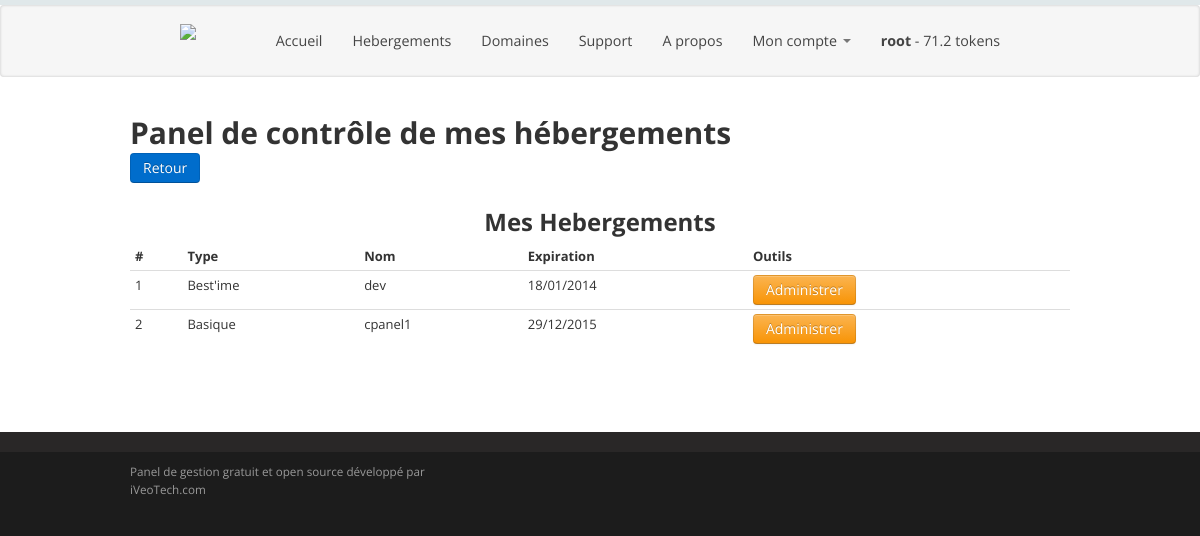
The app's page /ucp.php?page=offres (signed in) with its own data.
### tables this page shows
CREATE TABLE IF NOT EXISTS `hostime_users_hebergement` (
  `id` int(11) NOT NULL AUTO_INCREMENT,
  `user_id` int(11) NOT NULL,
  `offre_id` int(11) NOT NULL,
  `start` int(11) NOT NULL,
  `expire` int(11) NOT NULL,
  `ip` varchar(40) NOT NULL,
  `cpanel_user` varchar(80) NOT NULL,
  `cpanel_pwd` varchar(50) NOT NULL,
  `domaine` varchar(80) NOT NULL,
  PRIMARY KEY (`id`)
);

### ucp.php (the view, shortened to what this page needs)
<?
$showm = 0;
?>
<!DOCTYPE html>
<html class="not-ie" lang="en">
<head>
	<link href="css/style.min.css" rel="stylesheet">
	<link href="css/font-awesome/font-awesome.css" rel="stylesheet">
</head>
<body>
	<?
		include('header.php');
	?>
	<div class="container">
	<?
	if(isset($_GET['page']) && $_GET['page'] == "info")
	{
		if(isset($_GET['action']) && $_GET['action'] == "editmyprofile")
		{
			echo '
			<br />
			<br />
			<h1>Panel de contrôle de l\'utilisateur</h1> <a href="ucp.php?page=info" class="btn btn-primary">Retour</a><br />
			<br />
			<h2>Mes informations</h2>
			<p>
			<form method="POST" action="ucp.php?page=info">
			Nom d\'utilisateur '.$_SESSION['user'].'<br /><br />
			<label for="mail">Adresse électronique</label><input type="email" name="mail" value="'. $_SESSION['mail'].'" /><br /><br />
			Tokens: '. $_SESSION['tokens'].'<br />
			<i>----------------------------------</i><br /><br />
			';
			$db = mysql_connect("localhost", DB_USERS, DB_PWD)or die('Erreur SQL de connexion !<br>'.$db.'<br>'.mysql_error());
			mysql_select_db(DB_SELECT, $db)or die('Erreur SQL de select !<br>'.$sql.'<br>'.mysql_error());
			mysql_query("SET NAMES 'utf8'");
			$sql = "SELECT * FROM hostime_users WHERE id = ".$_SESSION['id']."";
			$req = mysql_query($sql,$db) or die('Erreur SQL !<br>'.$sql.'<br>'.mysql_error());
			while($data = mysql_fetch_assoc($req))
			{
				echo 'Nom et Prénom '.$data['nom'].' '.$data['prenom'].'<br /><br />';
				echo 'Inscription le: ' . $data['inscription'] . '<br /><br />';
				echo 'Etat du compte: ' .($data['vip'] == 0 ? 'Non VIP' : 'VIP') . '<br /><br />';
			}
			mysql_close();
		?>
			<br /><input type="submit" class="btn btn-primary" value="Valider" />
			</form>
			<?
		}
		else
		{
	?>
		<br />
			<br />
		<h1>Panel de contrôle de l'utilisateur</h1> <a href="ucp.php" class='btn btn-primary'>Retour</a><br />
		<br />
		<h2>Mes informations</h2>
		<?
		if($showm == 1)
		{
			echo '<div class="alert alert-success">
		  <button type="button" class="close" data-dismiss="alert">&times;</button>
		  <h4>Profil édité</h4>
		  Profil édité avec succès
		</div>';
		}
		else if($showm == 2)
		{
			echo '<div class="alert alert-error">
		  <button type="button" class="close" data-dismiss="alert">&times;</button>
		  <h4>Erreur</h4>
		  Aucun champs ne peut être vide
		</div>';
		}
		?>
		<p>
		Nom d'utilisateur : <? echo $_SESSION['user']; ?><br /><br />
		Adresse électronique : <? echo $_SESSION['mail']; ?><br /><br />
		Tokens: <? echo $_SESSION['tokens']; ?><br /><br />
		<i>----------------------------------</i><br /><br />
		<?
			$db = mysql_connect("localhost", DB_USERS, DB_PWD)or die('Erreur SQL de connexion !<br>'.$db.'<br>'.mysql_error());
			mysql_select_db(DB_SELECT, $db)or die('Erreur SQL de select !<br>'.$sql.'<br>'.mysql_error());
			mysql_query("SET NAMES 'utf8'");
			$sql = "SELECT * FROM hostime_users WHERE id = ".$_SESSION['id']."";
			$req = mysql_query($sql,$db) or die('Erreur SQL !<br>'.$sql.'<br>'.mysql_error());
			while($data = mysql_fetch_assoc($req))
			{
				echo 'Nom et Prénom: '.$data['nom'].' '.$data['prenom'].'<br /><br />';
				echo 'Inscription le: ' . $data['inscription'] . '<br /><br />';
				echo 'Etat du compte: ' .($data['vip'] == 0 ? 'Non VIP' : 'VIP') . '<br /><br />';
			}
			mysql_close();
		?>
			<br /><a href="ucp.php?page=info&action=editmyprofile" class="btn btn-warning">Editer mes informations</a>
		<?
		}
	}
	else if(isset($_GET['page']) && $_GET['page'] == "offres")
	{
	?>
		<br />
		<br />
		<h1>Panel de contrôle de mes hébergements</h1> <a href="ucp.php<? if(isset($_GET['action'])) echo '?page=offres'; ?>" class='btn btn-primary'>Retour</a><br />
		<br />
		<?
		if(isset($_GET['action']))
		{
			if($_GET['action'] == "admin" && isset($_GET['id']) && $_GET['id'] != '')
			{
				$infos = array();
				$db = mysql_connect(DB_HOST, DB_USERS, DB_PWD)or die('Erreur SQL de connexion !<br>'.$db.'<br>'.mysql_error());
				mysql_select_db(DB_SELECT, $db)or die('Erreur SQL de select !<br>'.$sql.'<br>'.mysql_error());
				mysql_query("SET NAMES 'utf8'");
				$sql = "SELECT * FROM hostime_users_hebergement WHERE user_id = ".$_SESSION['id']." AND id = ".$_GET['id']."";
				$req = mysql_query($sql,$db) or die('Erreur SQL !<br>'.$sql.'<br>'.mysql_error());
				$fail = true;
				while($data = mysql_fetch_assoc($req))
				{
					$fail = false;
					$infos = $data;
				}
				mysql_close();
				if(!$fail)
				{
					echo '<h2>Administration du service #'.$infos['id'].' - <a href="http://'.$infos['domaine'].'">'.$infos['domaine'].'</a></h2><br />';
					echo '<a href="'.$infos['cpanel'].'" class="btn btn-warning">Accéder au cpanel</a><br />';
					echo '<br />';
					echo '<a href="ucp.php?page=offres&action=delete&id='.$infos['id'].'" class="btn btn-warning">Supprimer mon hebergement</a><br />';
				}
				else
				{
					echo '<b>ERREUR !</b>';
				}
			}
			else if($_GET['action'] == "delete" && isset($_GET['id']) && $_GET['id'] != '')
			{
				$infos = array();
				$db = mysql_connect(DB_HOST, DB_USERS, DB_PWD)or die('Erreur SQL de connexion !<br>'.$db.'<br>'.mysql_error());
				mysql_select_db(DB_SELECT, $db)or die('Erreur SQL de select !<br>'.$sql.'<br>'.mysql_error());
				mysql_query("SET NAMES 'utf8'");
				$sql = "SELECT * FROM hostime_users_hebergement WHERE user_id = ".$_SESSION['id']." AND id = ".$_GET['id']."";
				$req = mysql_query($sql,$db) or die('Erreur SQL !<br>'.$sql.'<br>'.mysql_error());
				$fail = true;
				while($data = mysql_fetch_assoc($req))
				{
					$fail = false;
					$infos = $data;
				}
				if(!$fail)
				{
					if(!isset($_POST['ans']))
					{
					echo 'Confirmer la suppression du service ?';
					echo '
					<form method="post" action="#">
						<input type="submit" value="Oui" name="ans" />
						<input type="submit" value="Non" name="ans" />
					</form>';
					}
					else
					{
						if($_POST['ans'] == "Non")
						{
							redirect('ucp.php?page=admin&id='.$_GET['id'], 0);
						}
						else
						{
							$sql = "UPDATE hostime_users_hebergement SET user_id = 1 WHERE user_id = ".$_SESSION['id']." AND id = ".$_GET['id']." LIMIT 1";
							mysql_query($sql,$db) or die('Erreur SQL !<br>'.$sql.'<br>'.mysql_error());
							echo '<b style="color:orange;">Hebergement supprimé !</b>';
						}
					}
				}
				else
				{
					echo '<b>ERREUR !</b>';
				}
				mysql_close();
			}
			else
			{
				echo '<b>ERREUR !</b>';
			}
		}
		else
		{
		?>
		    <table class="table table-condensed">
				<caption><h2>Mes Hebergements</h2></caption>
				<thead>
					<tr>
					<th>#</th>
					<th>Type</th>
					<th>Nom</th>
					<th>Expiration</th>
					<th>Outils</th>
					</tr>
				</thead>
				<tbody>
					<?
						$h_name = array();
						$db = mysql_connect(DB_HOST, DB_USERS, DB_PWD)or die('Erreur SQL de connexion !<br>'.$db.'<br>'.mysql_error());
						$sql = "SELECT * FROM hostime_hebergement ORDER BY id ASC";
						$req = mysql_query($sql,$db) or die('Erreur SQL !<br>'.$sql.'<br>'.mysql_error());
						while($data = mysql_fetch_assoc($req))
						{
							$h_name[$data['id']] = $data['nom'];
						}
						$sql = "SELECT * FROM hostime_users_hebergement WHERE user_id = ".$_SESSION['id']."";
						$req = mysql_query($sql,$db) or die('Erreur SQL !<br>'.$sql.'<br>'.mysql_error());
						while($data = mysql_fetch_assoc($req))
						{
							echo '<tr>
							<td>'.$data['id'].'</td>
							<td>'.$h_name[$data['offre_id']].'</td>
							<td>'.$data['domaine'].'</td>
							<td>'.date("d/m/Y", $data['expire']).'</td>
							<td><a href="ucp.php?page=offres&action=admin&id='.$data['id'].'" class="btn btn-warning">Administrer</a></td>
							</tr>';
						}
					?>
				</tbody>
			</table>
		<?
		}
		?>
		<?
	}
	?>
			<br />
			<br />
			<br />
	</div>
	<?
		include('footer.php');
	?>
</body>
</html>

### records on screen
hostime_users_hebergement: id "1", offre "Best'ime", domaine "dev", expire "18/01/2014"
hostime_users_hebergement: id "2", offre "Basique", domaine "cpanel1", expire "29/12/2015"

### other values on screen
$show "root"
$_SESSION['tokens'] "71.2"
